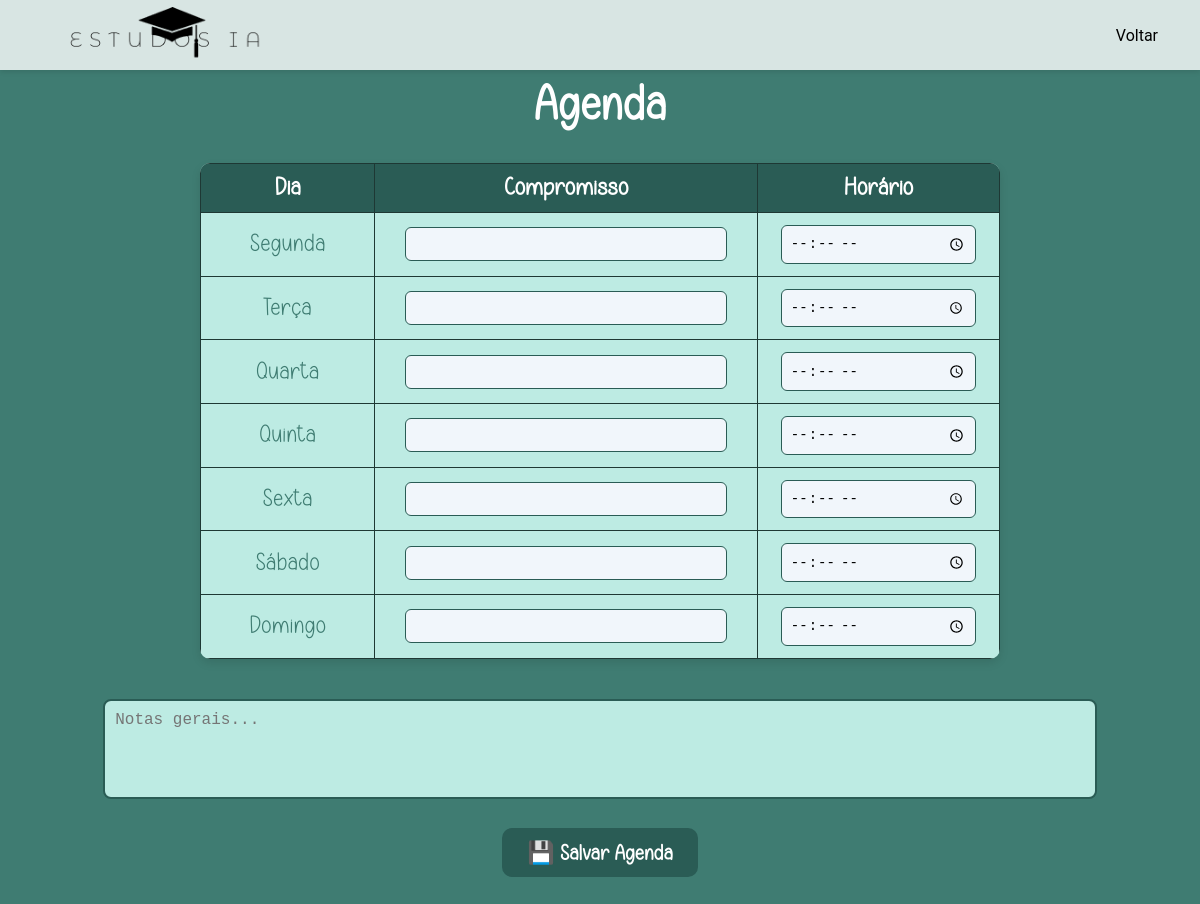
Before: /anotacoes/agenda.php with the older database file.
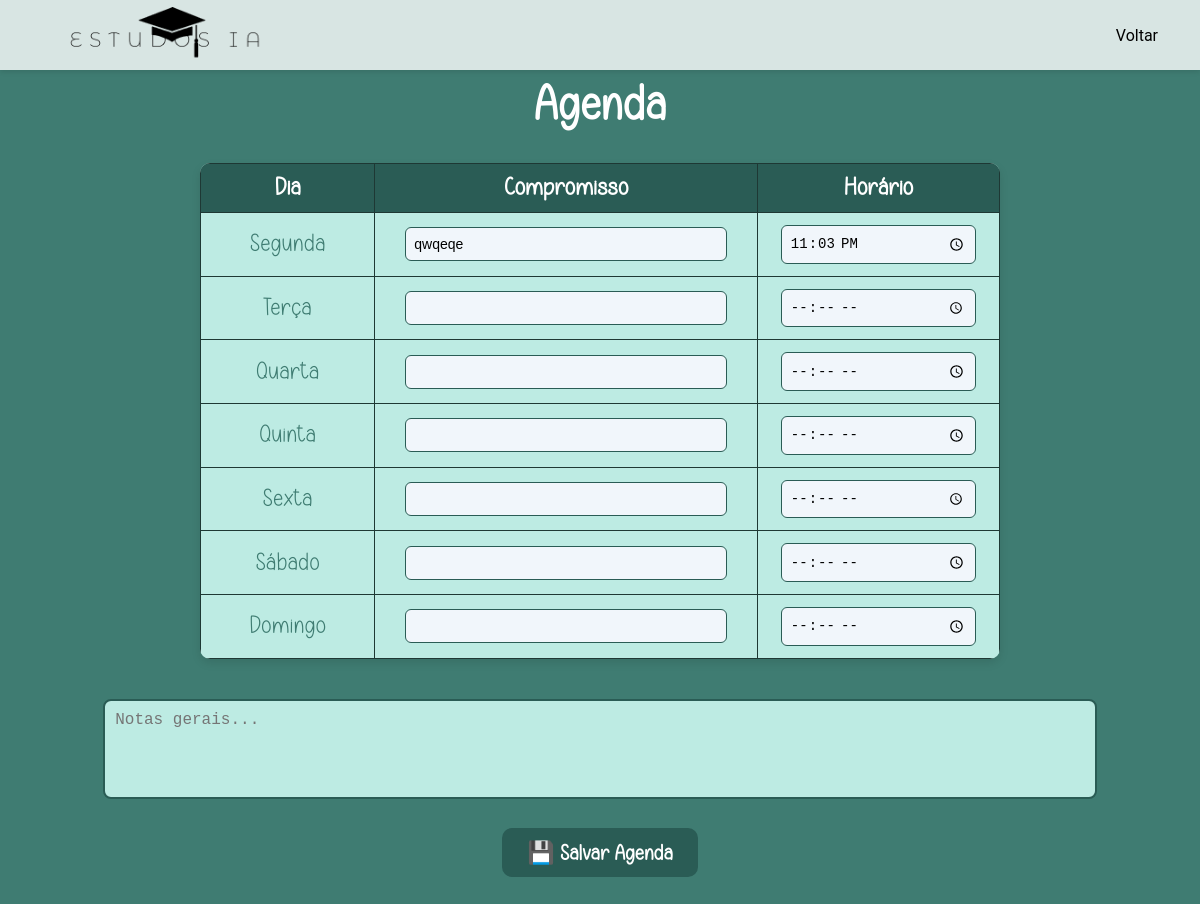
After: the same page with the newer database file.
### tables this page shows
CREATE TABLE `agenda` (
  `id` int(11) NOT NULL,
  `dia` varchar(20) NOT NULL,
  `compromisso` varchar(255) DEFAULT NULL,
  `horario` time DEFAULT NULL,
  `notas` text DEFAULT NULL
);

### anotacoes/agenda.php (the view, shortened to what this page needs)
<?php
$servername = "localhost";
$username = "root";
$password = "";
$dbname = "bd_usuarios";
$conn = new mysqli($servername, $username, $password, $dbname);
$agenda = [];
$result = $conn->query("SELECT * FROM agenda");
while ($row = $result->fetch_assoc()) {
  $agenda[$row['dia']] = $row;
}
?>
<!DOCTYPE html>
<html lang="pt-BR">
<head>
</head>
<body>
  <header>
    <div class="logo"><img src="/imagens/logoatual.png" alt="Logo"></div>
    <nav>
      <ul>
        <li><a href="/anotacoes/index.php">Voltar</a></li>
      </ul>
    </nav>
  </header>
  <h1>Agenda</h1>
  <form method="POST" action="">
    <table>
      <thead>
        <tr>
          <th>Dia</th>
          <th>Compromisso</th>
          <th>Horário</th>
        </tr>
      </thead>
      <tbody>
        <?php
        $dias_semana = [
          'segunda' => 'Segunda',
          'terca' => 'Terça',
          'quarta' => 'Quarta',
          'quinta' => 'Quinta',
          'sexta' => 'Sexta',
          'sabado' => 'Sábado',
          'domingo' => 'Domingo'
        ];
        foreach ($dias_semana as $chave => $nome) {
          $comp = $agenda[$chave]['compromisso'] ?? '';
          $hora = $agenda[$chave]['horario'] ?? '';
          echo "<tr>
                  <td>$nome</td>
                  <td><input type='text' name='compromisso_$chave' value='$comp'></td>
                  <td><input type='time' name='horario_$chave' value='$hora'></td>
                </tr>";
        }
        ?>
      </tbody>
    </table>
    <textarea name="notas" placeholder="Notas gerais..."><?php echo $agenda['notas']['notas'] ?? ''; ?></textarea><br>
    <button type="submit" class="btn-salvar">💾 Salvar Agenda</button>
  </form>
</body>
</html>

Changed rows visible on the page:
added agenda: compromisso "qwqeqe", horario "23:03:00"
